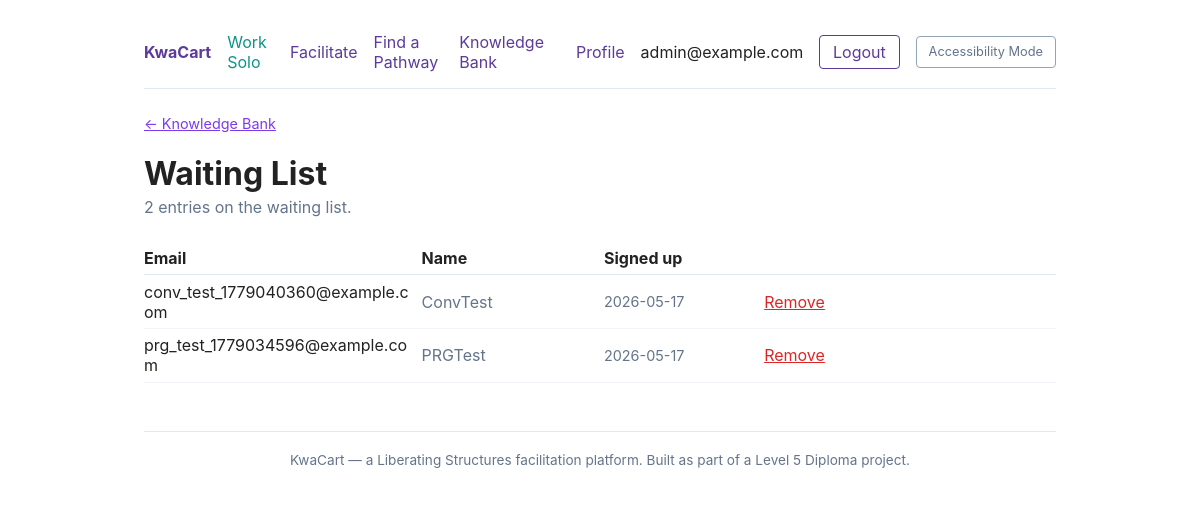
Screenshot of /archive/waiting-list/ (signed in) with the database file from the repository.
### accounts/models.py (models this page shows, shortened)
class User(AbstractUser):
    email = models.EmailField(unique=True)
    username = models.CharField(max_length=150, unique=False, blank=True, null=True)
    USERNAME_FIELD = 'email'
    REQUIRED_FIELDS = []
    objects = UserManager()

### archive/models.py (models this page shows, shortened)
class WaitingListEntry(models.Model):
    email = models.EmailField(unique=True)
    name = models.CharField(
        max_length=200, blank=True,
        help_text='Optional — filled in voluntarily by the visitor.',
    )
    signed_up_at = models.DateTimeField(auto_now_add=True)
    class Meta:
        ordering = ['-signed_up_at']
        verbose_name = 'Waiting list entry'
        verbose_name_plural = 'Waiting list entries'

### archive/views.py (the view)
# urls.py: path('waiting-list/', waiting_list_management, name='waiting_list_management'),
@login_required
def waiting_list_management(request):
    if not _staff_only(request):
        return redirect('archive:knowledge_bank')
    entries = WaitingListEntry.objects.all().order_by('-signed_up_at')
    return render(request, 'archive/waiting_list_management.html', {
        'entries': entries,
        'count': entries.count(),
    })

### archive/views.py (called while the page is built)
def _staff_only(request):
    return request.user.is_authenticated and request.user.is_staff

### templates/archive/waiting_list_management.html (shortened to what this page needs)
{% extends "base.html" %}
{% block content %}
<p style="margin-bottom:0.5rem;">
    <a href="{% url 'archive:knowledge_bank' %}" style="color:#7c3aed; font-size:0.9rem;">
        &larr; Knowledge Bank
    </a>
</p>
<h1 style="margin-bottom:0.25rem;">Waiting List</h1>
<p style="color:#64748b; margin-top:0; margin-bottom:1.5rem;">
    {{ count }} entr{{ count|pluralize:"y,ies" }} on the waiting list.
</p>
{% if entries %}
<table style="width:100%; border-collapse:collapse; table-layout:fixed;">
    <colgroup>
        <col style="width:30%">
        <col style="width:20%">
        <col style="width:18%">
        <col style="width:32%">
    </colgroup>
    <thead>
        <tr style="text-align:left; border-bottom:1px solid #e2e8f0;">
            <th style="padding:0.4rem 0.25rem 0.4rem 0;">Email</th>
            <th style="padding:0.4rem 0.25rem;">Name</th>
            <th style="padding:0.4rem 0.25rem;">Signed up</th>
            <th style="padding:0.4rem 0;"></th>
        </tr>
    </thead>
    <tbody>
        {% for entry in entries %}
        <tr style="border-bottom:1px solid #f1f5f9;">
            <td style="padding:0.4rem 0.25rem 0.4rem 0; word-break:break-all;">
                {{ entry.email }}
            </td>
            <td style="padding:0.4rem 0.25rem; color:#64748b;">
                {% if entry.name %}{{ entry.name }}{% else %}<span style="color:#cbd5e1;">—</span>{% endif %}
            </td>
            <td style="padding:0.4rem 0.25rem; color:#64748b; font-size:0.9rem;">
                {{ entry.signed_up_at|date:"Y-m-d" }}
            </td>
            <td style="padding:0.4rem 0;">
                <form method="post"
                      action="{% url 'archive:waiting_list_entry_delete' entry.pk %}"
                      onsubmit="return confirm('Remove {{ entry.email }} from the waiting list?')">
                    <button type="submit"
                            style="background:none; border:none; padding:0; cursor:pointer;
                                   color:#dc2626; font-size:inherit; font-family:inherit;
                                   text-decoration:underline;">
                        Remove
                    </button>
                </form>
            </td>
        </tr>
        {% endfor %}
    </tbody>
</table>
{% else %}
<p style="color:#94a3b8;">No waiting list entries yet.</p>
{% endif %}
{% endblock %}

### templates/base.html (shortened to what this page needs)
{% load static %}
<!DOCTYPE html>
<html lang="en">
<head>
    <link rel="stylesheet" href="{% static 'css/base.css' %}">
    <link rel="stylesheet" href="{% static 'css/accessibility_theme.css' %}">
</head>
<body>
    <nav>
        <a href="{% url 'home' %}"><strong>KwaCart</strong></a>
        {% if request.user.is_authenticated %}
            <a href="{% url 'tools:catalog' %}?mode=solo"
               style="color:#0d9488;"
               title="Use tools at your own pace">Work Solo</a>
            <a href="{% url 'tools:catalog' %}?mode=live"
               title="Start a live session with your team">Facilitate</a>
            <a href="{% url 'tools:pathway_finder' %}">Find a Pathway</a>
            <a href="{% url 'archive:knowledge_bank' %}">Knowledge Bank</a>
            <a href="{% url 'accounts:profile' %}" title="View and update your profile">Profile</a>
            <span>{{ request.user.email }}</span>
            <form method="post" action="{% url 'accounts:logout' %}" style="display:inline">
                <button type="submit" class="btn">Logout</button>
            </form>
        {% else %}
            <a href="{% url 'about' %}">About</a>
            <a href="{% url 'accessibility' %}">Accessibility</a>
            <span class="spacer"></span>
            <a href="{% url 'accounts:login' %}">Login</a>
            <a href="{% url 'accounts:signup' %}">Sign up</a>
        {% endif %}
        <button type="button"
                id="a11y-theme-toggle"
                class="a11y-toggle-btn"
                aria-pressed="false"
                title="Toggle zero-animation, large-target, high-contrast mode">
        </button>
    </nav>
    <main id="main-content" tabindex="-1">
        {% block content %}{% endblock %}
    </main>
    <footer class="page-footer">
        KwaCart &mdash; a Liberating Structures facilitation platform.
        Built as part of a Level&nbsp;5 Diploma project.
    </footer>
</body>
</html>

### static/css/base.css (style rules this page uses)
*, *::before, *::after { box-sizing: border-box; }
body { font-family: -apple-system, BlinkMacSystemFont, "Segoe UI", sans-serif; max-width: 960px; margin: 2rem auto; padding: 0 1.5rem; color: #222; }
nav { display: flex; gap: 1rem; align-items: center; padding-bottom: 1rem; border-bottom: 1px solid #e2e8f0; margin-bottom: 1.5rem; }
nav a { color: #5D3A9B; text-decoration: none; }
.btn { display: inline-block; padding: 0.4rem 0.8rem; border-radius: 4px; border: 1px solid #5D3A9B; color: #5D3A9B; text-decoration: none; background: #fff; cursor: pointer; font-family: inherit; font-size: 1rem; }
.page-footer { margin-top: 3rem; padding: 1.25rem 0; border-top: 1px solid #e2e8f0; text-align: center; color: #64748b; font-size: 0.85rem; }

### static/css/accessibility_theme.css (style rules this page uses)
.a11y-toggle-btn { padding: 0.35rem 0.75rem; background: transparent; border: 1px solid #94a3b8; border-radius: 4px; font-size: 0.8rem; color: #64748b; cursor: pointer; font-family: inherit; white-space: nowrap; line-height: 1.4; }

### rows the page displays
User: user.email "admin@example.com"
WaitingListEntry: email "conv_test_1779040360@example.com", name "ConvTest", signed_up_at "2026-05-17"
WaitingListEntry: email "prg_test_1779034596@example.com", name "PRGTest", signed_up_at "2026-05-17"

### other values shown
{{ count }} "2"
